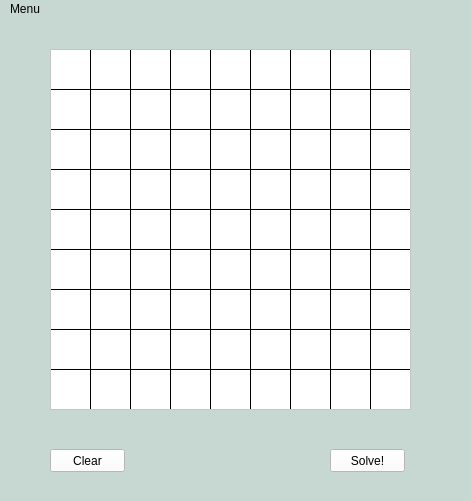
<?xml version="1.0" encoding="UTF-8"?>
<ui version="4.0">
 <class>MainWindow</class>
 <widget class="QMainWindow" name="MainWindow">
  <property name="geometry">
   <rect>
    <x>0</x>
    <y>0</y>
    <width>471</width>
    <height>501</height>
   </rect>
  </property>
  <property name="windowTitle">
   <string>Sudoku</string>
  </property>
  <property name="styleSheet">
   <string notr="true">background-color: rgb(198, 216, 209);
gridline-color: rgb(0, 0, 0);</string>
  </property>
  <widget class="QWidget" name="centralwidget">
   <widget class="QTableWidget" name="tableWidget">
    <property name="geometry">
     <rect>
      <x>50</x>
      <y>30</y>
      <width>361</width>
      <height>361</height>
     </rect>
    </property>
    <property name="styleSheet">
     <string notr="true">gridline-color: rgb(0, 0, 0);
background-color: rgb(255, 255, 255);</string>
    </property>
    <property name="verticalScrollBarPolicy">
     <enum>Qt::ScrollBarAlwaysOff</enum>
    </property>
    <property name="horizontalScrollBarPolicy">
     <enum>Qt::ScrollBarAlwaysOff</enum>
    </property>
    <property name="editTriggers">
     <set>QAbstractItemView::AnyKeyPressed|QAbstractItemView::DoubleClicked|QAbstractItemView::EditKeyPressed</set>
    </property>
    <property name="rowCount">
     <number>9</number>
    </property>
    <property name="columnCount">
     <number>9</number>
    </property>
    <attribute name="horizontalHeaderVisible">
     <bool>false</bool>
    </attribute>
    <attribute name="horizontalHeaderDefaultSectionSize">
     <number>40</number>
    </attribute>
    <attribute name="horizontalHeaderMinimumSectionSize">
     <number>31</number>
    </attribute>
    <attribute name="verticalHeaderVisible">
     <bool>false</bool>
    </attribute>
    <attribute name="verticalHeaderDefaultSectionSize">
     <number>40</number>
    </attribute>
    <row/>
    <row/>
    <row/>
    <row/>
    <row/>
    <row/>
    <row/>
    <row/>
    <row/>
    <column/>
    <column/>
    <column/>
    <column/>
    <column/>
    <column/>
    <column/>
    <column/>
    <column/>
    <item row="0" column="0">
     <property name="text">
      <string/>
     </property>
    </item>
    <item row="0" column="1">
     <property name="text">
      <string/>
     </property>
    </item>
    <item row="0" column="2">
     <property name="text">
      <string/>
     </property>
    </item>
    <item row="0" column="3">
     <property name="text">
      <string/>
     </property>
    </item>
    <item row="0" column="4">
     <property name="text">
      <string/>
     </property>
    </item>
    <item row="0" column="5">
     <property name="text">
      <string/>
     </property>
    </item>
    <item row="0" column="6">
     <property name="text">
      <string/>
     </property>
    </item>
    <item row="0" column="7">
     <property name="text">
      <string/>
     </property>
    </item>
    <item row="0" column="8">
     <property name="text">
      <string/>
     </property>
    </item>
    <item row="1" column="0">
     <property name="text">
      <string/>
     </property>
    </item>
    <item row="1" column="1">
     <property name="text">
      <string/>
     </property>
    </item>
    <item row="1" column="2">
     <property name="text">
      <string/>
     </property>
    </item>
    <item row="1" column="3">
     <property name="text">
      <string/>
     </property>
    </item>
    <item row="1" column="4">
     <property name="text">
      <string/>
     </property>
    </item>
    <item row="1" column="5">
     <property name="text">
      <string/>
     </property>
    </item>
    <item row="1" column="6">
     <property name="text">
      <string/>
     </property>
    </item>
    <item row="1" column="7">
     <property name="text">
      <string/>
     </property>
    </item>
    <item row="1" column="8">
     <property name="text">
      <string/>
     </property>
    </item>
    <item row="2" column="0">
     <property name="text">
      <string/>
     </property>
    </item>
    <item row="2" column="1">
     <property name="text">
      <string/>
     </property>
    </item>
    <item row="2" column="2">
     <property name="text">
      <string/>
     </property>
    </item>
    <item row="2" column="3">
     <property name="text">
      <string/>
     </property>
    </item>
    <item row="2" column="4">
     <property name="text">
      <string/>
     </property>
    </item>
    <item row="2" column="5">
     <property name="text">
      <string/>
     </property>
    </item>
    <item row="2" column="6">
     <property name="text">
      <string/>
     </property>
    </item>
    <item row="2" column="7">
     <property name="text">
      <string/>
     </property>
    </item>
    <item row="2" column="8">
     <property name="text">
      <string/>
     </property>
    </item>
    <item row="3" column="0">
     <property name="text">
      <string/>
     </property>
    </item>
    <item row="3" column="1">
     <property name="text">
      <string/>
     </property>
    </item>
    <item row="3" column="2">
     <property name="text">
      <string/>
     </property>
    </item>
    <item row="3" column="3">
     <property name="text">
      <string/>
     </property>
    </item>
    <item row="3" column="4">
     <property name="text">
      <string/>
     </property>
    </item>
    <item row="3" column="5">
     <property name="text">
      <string/>
     </property>
    </item>
    <item row="3" column="6">
     <property name="text">
      <string/>
     </property>
    </item>
    <item row="3" column="7">
     <property name="text">
      <string/>
     </property>
    </item>
    <item row="3" column="8">
     <property name="text">
      <string/>
     </property>
    </item>
    <item row="4" column="0">
     <property name="text">
      <string/>
     </property>
    </item>
    <item row="4" column="1">
     <property name="text">
      <string/>
     </property>
    </item>
    <item row="4" column="2">
     <property name="text">
      <string/>
     </property>
    </item>
    <item row="4" column="3">
     <property name="text">
      <string/>
     </property>
    </item>
    <item row="4" column="4">
     <property name="text">
      <string/>
     </property>
    </item>
    <item row="4" column="5">
     <property name="text">
      <string/>
     </property>
    </item>
    <item row="4" column="6">
     <property name="text">
      <string/>
     </property>
    </item>
    <item row="4" column="7">
     <property name="text">
      <string/>
     </property>
    </item>
    <item row="4" column="8">
     <property name="text">
      <string/>
     </property>
    </item>
    <item row="5" column="0">
     <property name="text">
      <string/>
     </property>
    </item>
    <item row="5" column="1">
     <property name="text">
      <string/>
     </property>
    </item>
    <item row="5" column="2">
     <property name="text">
      <string/>
     </property>
    </item>
    <item row="5" column="3">
     <property name="text">
      <string/>
     </property>
    </item>
    <item row="5" column="4">
     <property name="text">
      <string/>
     </property>
    </item>
    <item row="5" column="5">
     <property name="text">
      <string/>
     </property>
    </item>
    <item row="5" column="6">
     <property name="text">
      <string/>
     </property>
    </item>
    <item row="5" column="7">
     <property name="text">
      <string/>
     </property>
    </item>
    <item row="5" column="8">
     <property name="text">
      <string/>
     </property>
    </item>
    <item row="6" column="0">
     <property name="text">
      <string/>
     </property>
    </item>
    <item row="6" column="1">
     <property name="text">
      <string/>
     </property>
    </item>
    <item row="6" column="2">
     <property name="text">
      <string/>
     </property>
    </item>
    <item row="6" column="3">
     <property name="text">
      <string/>
     </property>
    </item>
    <item row="6" column="4">
     <property name="text">
      <string/>
     </property>
    </item>
    <item row="6" column="5">
     <property name="text">
      <string/>
     </property>
    </item>
    <item row="6" column="6">
     <property name="text">
      <string/>
     </property>
    </item>
    <item row="6" column="7">
     <property name="text">
      <string/>
     </property>
    </item>
    <item row="6" column="8">
     <property name="text">
      <string/>
     </property>
    </item>
    <item row="7" column="0">
     <property name="text">
      <string/>
     </property>
    </item>
    <item row="7" column="1">
     <property name="text">
      <string/>
     </property>
    </item>
    <item row="7" column="2">
     <property name="text">
      <string/>
     </property>
    </item>
    <item row="7" column="3">
     <property name="text">
      <string/>
     </property>
    </item>
    <item row="7" column="4">
     <property name="text">
      <string/>
     </property>
    </item>
    <item row="7" column="5">
     <property name="text">
      <string/>
     </property>
    </item>
    <item row="7" column="6">
     <property name="text">
      <string/>
     </property>
    </item>
    <item row="7" column="7">
     <property name="text">
      <string/>
     </property>
    </item>
    <item row="7" column="8">
     <property name="text">
      <string/>
     </property>
    </item>
    <item row="8" column="0">
     <property name="text">
      <string/>
     </property>
    </item>
    <item row="8" column="1">
     <property name="text">
      <string/>
     </property>
    </item>
    <item row="8" column="2">
     <property name="text">
      <string/>
     </property>
    </item>
    <item row="8" column="3">
     <property name="text">
      <string/>
     </property>
    </item>
    <item row="8" column="4">
     <property name="text">
      <string/>
     </property>
    </item>
    <item row="8" column="5">
     <property name="text">
      <string/>
     </property>
    </item>
    <item row="8" column="6">
     <property name="text">
      <string/>
     </property>
    </item>
    <item row="8" column="7">
     <property name="text">
      <string/>
     </property>
    </item>
    <item row="8" column="8">
     <property name="text">
      <string/>
     </property>
    </item>
   </widget>
   <widget class="QPushButton" name="solveButton">
    <property name="geometry">
     <rect>
      <x>330</x>
      <y>430</y>
      <width>75</width>
      <height>23</height>
     </rect>
    </property>
    <property name="styleSheet">
     <string notr="true">background-color: rgb(255, 255, 255);
color: rgb(0, 0, 0);</string>
    </property>
    <property name="text">
     <string>Solve!</string>
    </property>
   </widget>
   <widget class="QPushButton" name="clearButton">
    <property name="geometry">
     <rect>
      <x>50</x>
      <y>430</y>
      <width>75</width>
      <height>23</height>
     </rect>
    </property>
    <property name="styleSheet">
     <string notr="true">background-color: rgb(255, 255, 255);
color: rgb(0, 0, 0);</string>
    </property>
    <property name="text">
     <string>Clear</string>
    </property>
   </widget>
   <widget class="QLabel" name="status">
    <property name="geometry">
     <rect>
      <x>50</x>
      <y>400</y>
      <width>231</width>
      <height>20</height>
     </rect>
    </property>
    <property name="text">
     <string/>
    </property>
   </widget>
  </widget>
  <widget class="QMenuBar" name="menubar">
   <property name="geometry">
    <rect>
     <x>0</x>
     <y>0</y>
     <width>471</width>
     <height>18</height>
    </rect>
   </property>
   <widget class="QMenu" name="menuMenu">
    <property name="title">
     <string>Menu</string>
    </property>
   </widget>
   <addaction name="menuMenu"/>
  </widget>
  <widget class="QStatusBar" name="statusbar"/>
 </widget>
 <resources/>
 <connections/>
</ui>
